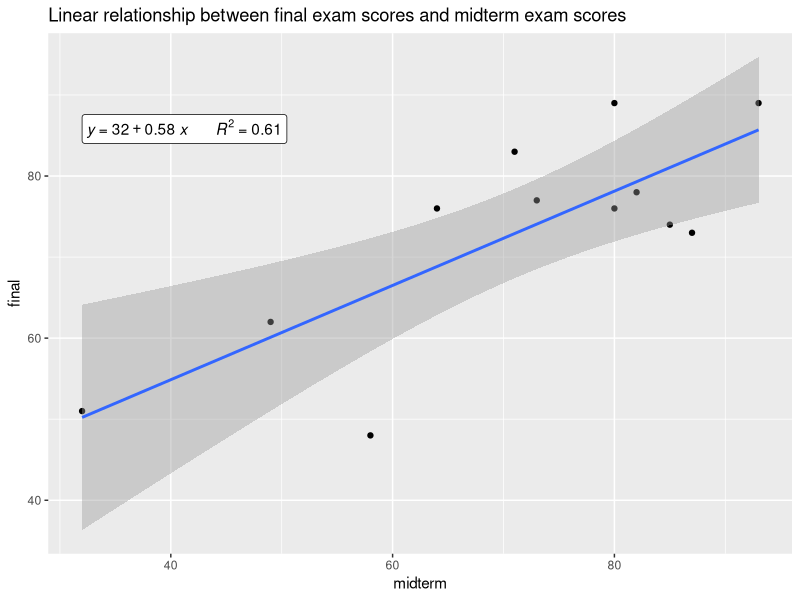
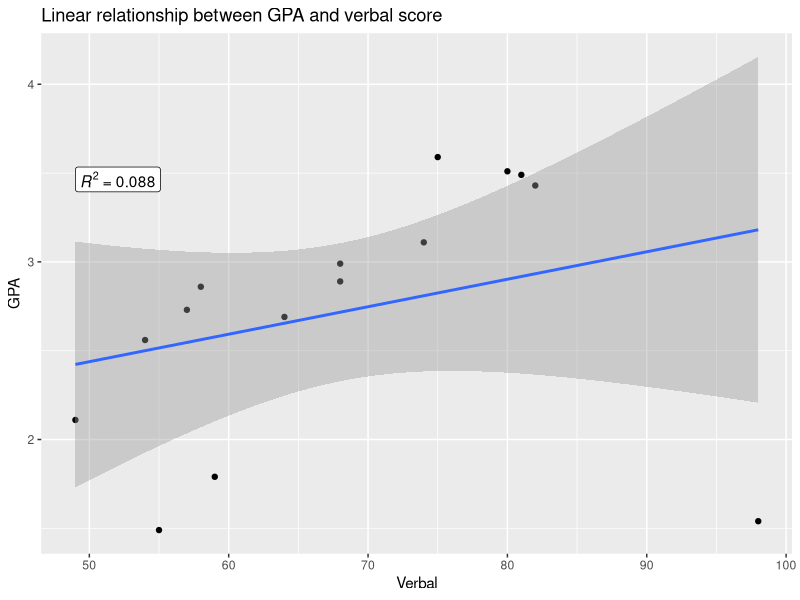
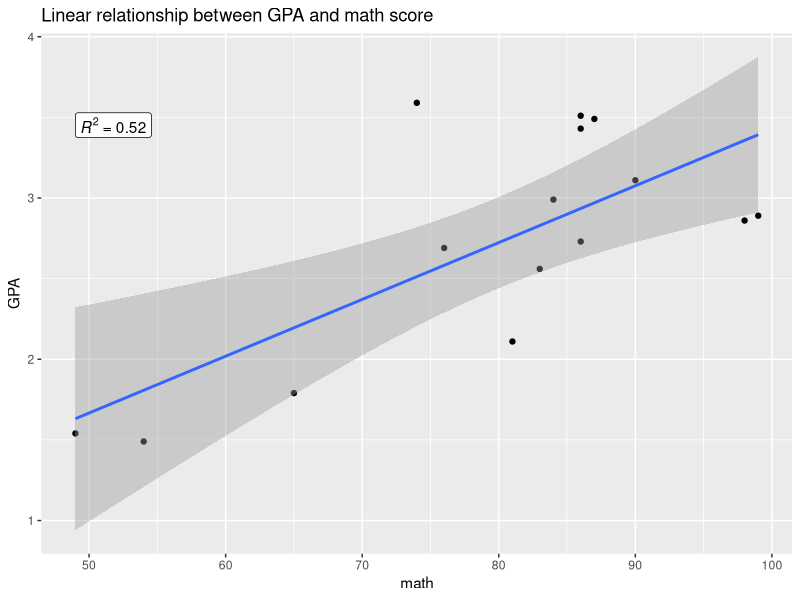
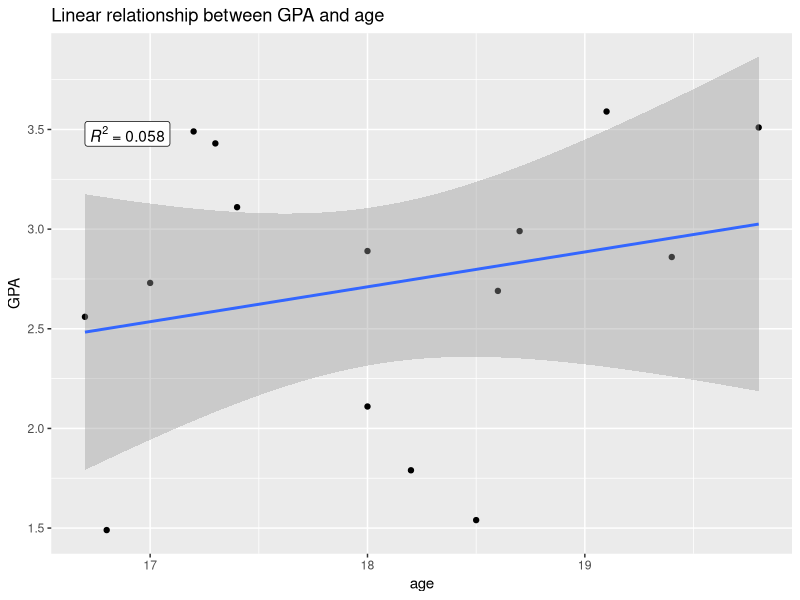

Here is the R script that generated these plots, in order:
## ---- chunk 1
library(dplyr)
library(tidyverse)
library(knitr)
library(ggplot2)
library(ggpubr)
library(ggthemes)
## ---- chunk 2
setwd("~/R- CLASS DATASETS/joanweru.github.io")
knitr::opts_chunk$set(comment = NA)
## ---- chunk 3
midterm<-read_csv("midterm.csv")
## ---- chunk 4
kable(midterm)
## ---- chunk 5
attach(midterm)
model<-lm(final~midterm,data=midterm)
model$coefficients
## ---- chunk 6
sum_model=summary(model)
sum_model$fstatistic
## ---- chunk 7
sum_model$r.squared*100
## ---- chunk 8
cor(final,midterm)
## ---- chunk 9
predict(model,newdata=data.frame(midterm=84))
## ---- chunk 10
predict(model,interval="confidence",se.fit=T,newdata=data.frame(midterm=80))
## ---- chunk 11
predict(model,interval ="prediction",newdata = data.frame(midterm=80))
## ---- chunk 12
ggplot(midterm,aes(x=midterm,y=final))+geom_point()+geom_smooth(method=lm)+stat_regline_equation(aes(label=paste(..eq.label.., ..rr.label..,sep = "~~~~~~~")),position = "identity",geom = "label")+labs(title="Linear relationship between final exam scores and midterm exam scores")
## ---- chunk 13
gpa<-read_csv("GPA.csv")
## ---- chunk 14
gpa<-rename(gpa,"GPA"=y,"Verbal"=x1,"math"=x2,"age"=x3)
## ---- chunk 15
kable(gpa)
## ---- chunk 16
model<-lm(GPA~Verbal+math+age,data = gpa)
model$coefficients
## ---- chunk 17
sum_model=summary(model)
sum_model$fstatistic
## ---- chunk 18
sum_model$coefficients
## ---- chunk 19
sum_model$adj.r.squared
## ---- chunk 20
predict(model,newdata=data.frame(Verbal=82,math=84,age=17.5))
## ---- chunk 21
ggplot(gpa,aes(x=Verbal,y=GPA))+geom_point()+geom_smooth(method="lm")+stat_regline_equation(aes(label=paste(..rr.label..)),position = "identity",geom = "label") +labs(title = "Linear relationship between GPA and verbal score")

ggplot(gpa,aes(x=math,y=GPA))+geom_point()+geom_smooth(method ="lm")+stat_regline_equation(aes(label=paste(..rr.label..)),position = "identity",geom = "label")+labs(title = "Linear relationship between GPA and math score")

ggplot(gpa,aes(x=age,y=GPA))+geom_point()+geom_smooth(method = "lm")+stat_regline_equation(aes(label=paste(..rr.label..)),position = "identity",geom = "label")+labs(title = "Linear relationship between GPA and age") 
## ---- chunk 22
Type<-c(rep(1,6),rep(0,6))
## ---- chunk 23
insurance<-read_csv("insurance.csv")
## ---- chunk 24
insurance=rename(insurance,"speed"=y)
insurance$Type=Type
## ---- chunk 25
kable(insurance[,1:3])
## ---- chunk 26
model<-lm(speed~worth+Type,data = insurance)
## ---- chunk 27
model$coefficients
## ---- chunk 28
sum_model=summary(model)
sum_model$fstatistic
## ---- chunk 29
sum_model$coefficients
## ---- chunk 30
predict(model,newdata = data.frame(worth=173,Type=1))
